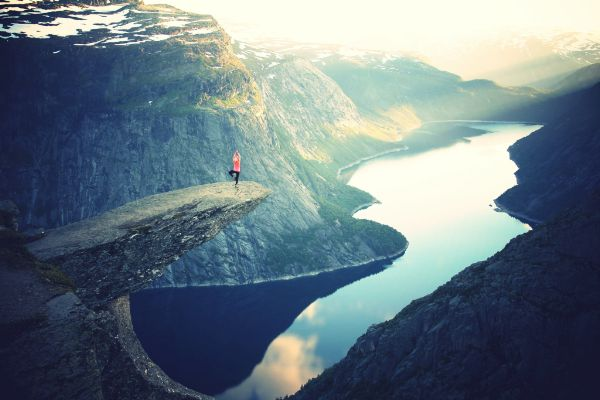
#> input picture assignments/Session3/img_s3.jpg, 600 x 400 px
$ python S3_imgproc_tools.py
#> lines starting #> are read from the running program, lines starting #| are printed output that depends on the picture
# -*- coding: utf-8 -*-
"""
Created on Tue Oct 24 11:11:15 2017

@author: vovardr
"""

import cv2
import numpy as np
img_gray=cv2.imread('img_s3.jpg',0)
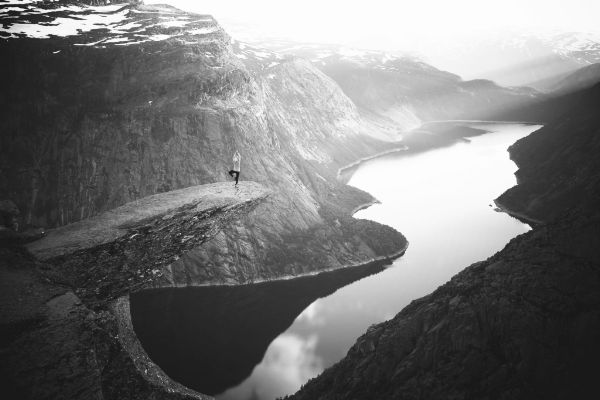
#> img_gray: shape (400, 600); min 12, max 255, mean 118.4
img_bgr=cv2.imread('img_s3.jpg',1)
#> img_bgr is the input picture: shape (400, 600, 3); mean B, G, R 131.3, 122.1, 106
print("Gray levels image shape = "+str(img_gray.shape))
#| Gray levels image shape = (400, 600)

def invert_colors_manual(input_img):
   img_inv=np.zeros(img_bgr.shape,dtype=np.uint8)
   for rowIdx in xrange(img_bgr.shape[0]):
       for colIdx in xrange(img_bgr.shape[1]):
           for chIdx in xrange(img_bgr.shape[2]):
               img_inv[rowIdx,colIdx,chIdx]=255-img_bgr[rowIdx,colIdx,chIdx]
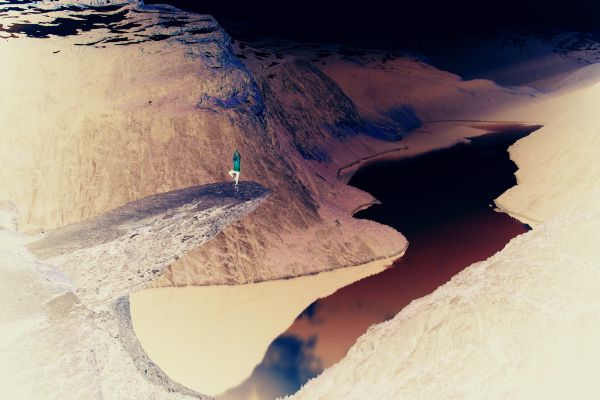
#> img_inv: shape (400, 600, 3); mean B, G, R 123.7, 132.9, 149
   return img_inv

def invert_colors_numpy(input_img):
    img_inv=np.zeros(img_bgr.shape,dtype=np.uint8)
    img_inv=255-img_bgr
    return img_inv

def invert_colors_opencv(input_img):
    img_inv=np.zeros(img_bgr.shape,dtype=np.uint8)
    img_inv=cv2.bitwise_not(input_img)
    return img_inv

img_manual=invert_colors_manual(img_bgr)
#cv2.imshow("BGR image", img_manual)
#cv2.waitKey()

img_numpy=invert_colors_numpy(img_bgr)
#cv2.imshow("BGR image", img_numpy)
#cv2.waitKey()

img_cv2=invert_colors_opencv(img_bgr)
cv2.imshow("BGR image", img_cv2)
cv2.waitKey()
